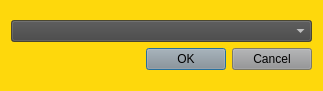
<?xml version="1.0" encoding="UTF-8"?>
<ui version="4.0">
 <class>Dialog</class>
 <widget class="QDialog" name="Dialog">
  <property name="geometry">
   <rect>
    <x>0</x>
    <y>0</y>
    <width>323</width>
    <height>91</height>
   </rect>
  </property>
  <property name="minimumSize">
   <size>
    <width>323</width>
    <height>91</height>
   </size>
  </property>
  <property name="maximumSize">
   <size>
    <width>323</width>
    <height>91</height>
   </size>
  </property>
  <property name="contextMenuPolicy">
   <enum>Qt::DefaultContextMenu</enum>
  </property>
  <property name="windowTitle">
   <string>Dialog</string>
  </property>
  <property name="windowIcon">
   <iconset resource="Images.qrc">
    <normaloff>:/roskazna.png</normaloff>:/roskazna.png</iconset>
  </property>
  <property name="styleSheet">
   <string notr="true">#Dialog {background-color: rgba(254,214,0,200)}
.QPushButton {background-color: rgba(143, 144, 146, 200)}
.QPushButton:hover{ background-color: rgba(143, 144, 146, 250)}</string>
  </property>
  <layout class="QVBoxLayout" name="verticalLayout_2">
   <item>
    <layout class="QVBoxLayout" name="verticalLayout">
     <item>
      <widget class="QComboBox" name="comboBox">
       <property name="styleSheet">
        <string notr="true">background: transparent; background-color: rgba(68,68,68,200); color: white;</string>
       </property>
      </widget>
     </item>
     <item>
      <widget class="QDialogButtonBox" name="buttonBox">
       <property name="orientation">
        <enum>Qt::Horizontal</enum>
       </property>
       <property name="standardButtons">
        <set>QDialogButtonBox::Cancel|QDialogButtonBox::Ok</set>
       </property>
      </widget>
     </item>
    </layout>
   </item>
  </layout>
 </widget>
 <resources>
  <include location="Images.qrc"/>
 </resources>
 <connections>
  <connection>
   <sender>buttonBox</sender>
   <signal>accepted()</signal>
   <receiver>Dialog</receiver>
   <slot>accept()</slot>
   <hints>
    <hint type="sourcelabel">
     <x>248</x>
     <y>254</y>
    </hint>
    <hint type="destinationlabel">
     <x>157</x>
     <y>274</y>
    </hint>
   </hints>
  </connection>
  <connection>
   <sender>buttonBox</sender>
   <signal>rejected()</signal>
   <receiver>Dialog</receiver>
   <slot>reject()</slot>
   <hints>
    <hint type="sourcelabel">
     <x>316</x>
     <y>260</y>
    </hint>
    <hint type="destinationlabel">
     <x>286</x>
     <y>274</y>
    </hint>
   </hints>
  </connection>
 </connections>
</ui>
